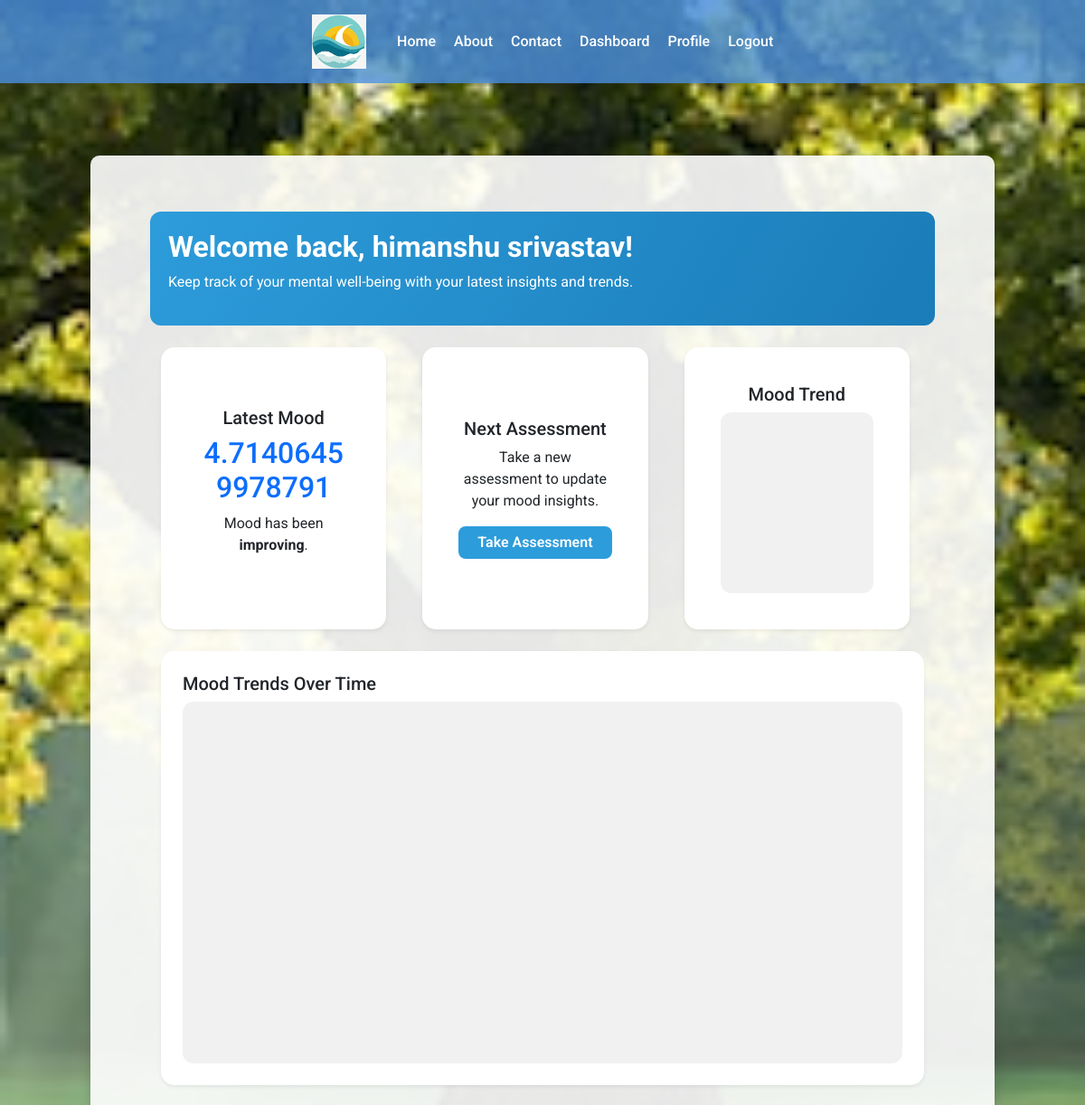
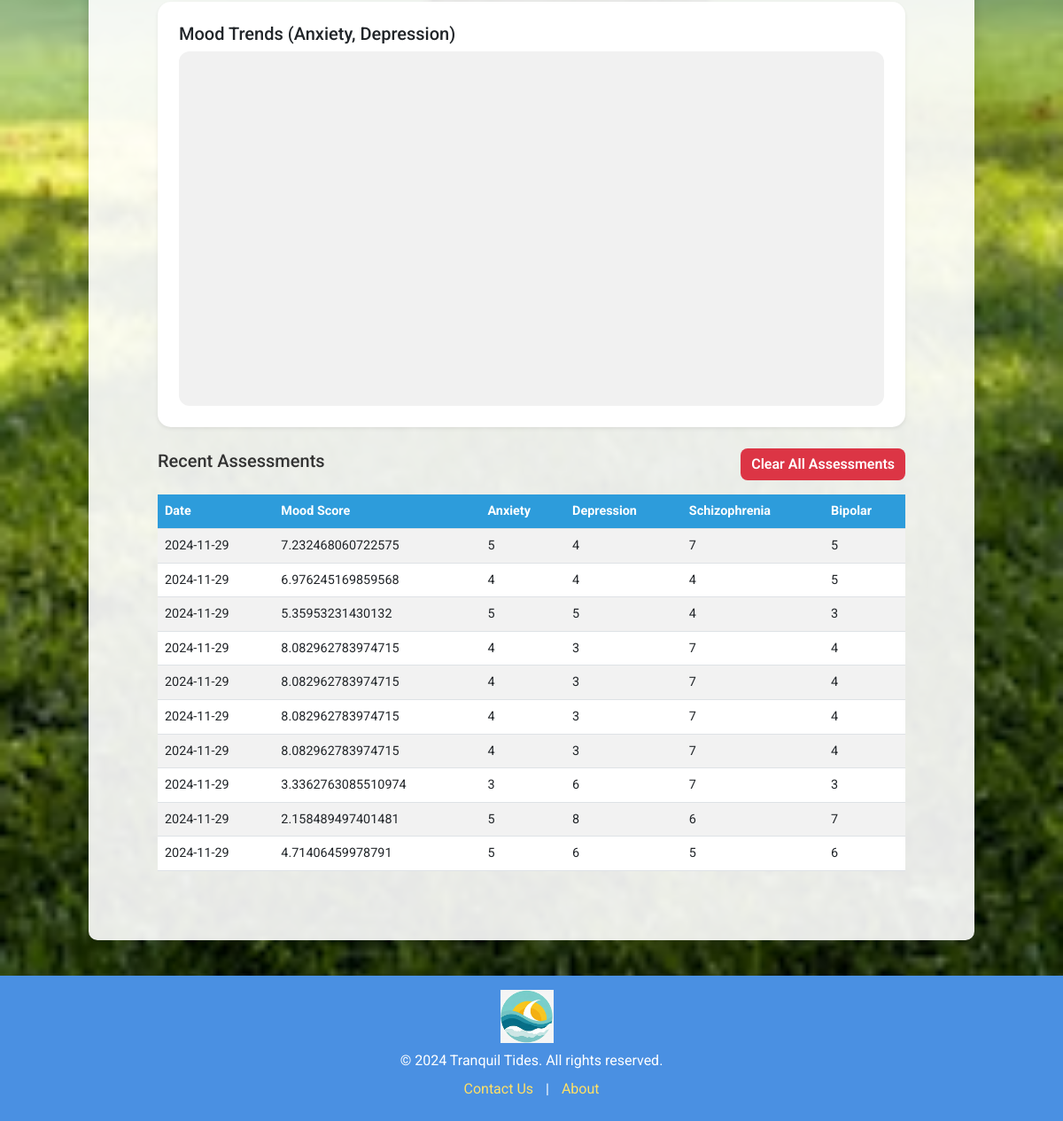
The app's page /dashboard (signed in) with its own data (2 pictures, top to bottom).
### models.py (models this page shows, shortened)
class UserModel(UserMixin, db.Model):
    __tablename__ = "users"
    id = db.Column(db.Integer, primary_key=True)
    email = db.Column(db.String(100), unique=True, nullable=False)
    username = db.Column(db.String(100), unique=True, nullable=False)
    password_hash = db.Column(db.String(250), nullable=False)
    profile_picture = db.Column(db.String(150), nullable=True)

class Assessments(db.Model):
    __tablename__ = "assessments"
    id = db.Column(db.Integer, primary_key=True)
    anxiety = db.Column(db.Integer, nullable=False)
    depression = db.Column(db.Integer, nullable=False)
    schizophrenia = db.Column(db.Integer, nullable=False)
    bipolar = db.Column(db.Integer, nullable=False)
    mood_score = db.Column(db.Float, nullable=False)
    date_created = db.Column(db.DateTime, default=datetime.utcnow)
    user_id = db.Column(db.Integer, db.ForeignKey("users.id"), nullable=False)
    user = db.relationship("UserModel", backref="assessments")

### routes.py (the view)
@app.route("/dashboard", methods=["GET"])
@login_required
def dashboard():
    try:
        assessments = Assessments.query.filter_by(user_id=current_user.id).all()
        mood_data = [assessment.mood_score for assessment in assessments]
        anxiety_data = [assessment.anxiety for assessment in assessments]
        depression_data = [assessment.depression for assessment in assessments]
        dates = [
            assessment.date_created.strftime("%Y-%m-%d") for assessment in assessments
        ]
        trend = "No Data Available"
        if len(mood_data) > 1:
            trend = "improving" if mood_data[-1] > mood_data[-2] else "declining"
        elif len(mood_data) == 1:
            trend = "stable"
        latest_mood = mood_data[-1] if mood_data else "No Data"
        return render_template(
            "dashboard.html",
            user=current_user.username,
            assessments=assessments,
            mood_data=mood_data,
            anxiety_data=anxiety_data,
            depression_data=depression_data,
            dates=dates,
            latest_mood=latest_mood,
            trend=trend,
        )
    except Exception as e:
        flash(f"Error loading dashboard: {str(e)}", "error")
        return redirect(url_for("index"))

### models.py (called while the page is built)
@login.user_loader
def load_user(user_id):
    return UserModel.query.get(int(user_id))

### templates/dashboard.html (shortened to what this page needs)
{% extends 'base.html' %}
{% block content %}
<div class="container-fluid">
  <div class="row">
    <div class="col-12 mb-4 dashboard-header">
      <h2>Welcome back, {{ user }}!</h2>
      <p>Keep track of your mental well-being with your latest insights and trends.</p>
    </div>
  </div>
  <div class="row">
    <div class="col-lg-4 col-md-6 mb-4">
      <div class="card p-4 shadow-sm">
        <div class="card-body text-center">
          <h5 class="card-title">Latest Mood</h5>
          <h2 class="text-primary">{{ latest_mood }}</h2>
          <p>Mood has been <strong>{{ trend }}</strong>.</p>
        </div>
      </div>
    </div>
    <div class="col-lg-4 col-md-6 mb-4">
      <div class="card p-4 shadow-sm">
        <div class="card-body text-center">
          <h5 class="card-title">Next Assessment</h5>
          <p>Take a new assessment to update your mood insights.</p>
          <a href="{{ url_for('assessment') }}" class="btn btn-primary">Take Assessment</a>
        </div>
      </div>
    </div>
    <div class="col-lg-4 col-md-12 mb-4">
      <div class="card p-4 shadow-sm">
        <div class="card-body">
          <h5 class="card-title">Mood Trend</h5>
          <div id="trendChart" style="width: 100%; height: 200px;"></div>
        </div>
      </div>
    </div>
  </div>
  <div class="row">
    <div class="col-12 mb-4">
      <div class="card shadow-sm p-4">
        <h5>Mood Trends Over Time</h5>
        <div id="mood-trend-chart" style="width: 100%; height: 400px"></div>
      </div>
    </div>
  </div>
  <div class="row">
    <div class="col-12 mb-4">
      <div class="card shadow-sm p-4">
        <h5>Mood Trends (Anxiety, Depression)</h5>
        <div id="negative-mood-chart" style="width: 100%; height: 400px"></div>
      </div>
    </div>
  </div>
  <div class="d-flex justify-content-between align-items-center mb-3">
    <h5>Recent Assessments</h5>
    <form method="POST" action="{{ url_for('clear_assessments') }}">
      <button type="submit" class="btn btn-danger">Clear All Assessments</button>
    </form>
  </div>
  <div class="table-responsive">
    <table class="table table-striped table-hover">
      <thead>
        <tr>
          <th>Date</th>
          <th>Mood Score</th>
          <th>Anxiety</th>
          <th>Depression</th>
          <th>Schizophrenia</th>
          <th>Bipolar</th>
        </tr>
      </thead>
      <tbody>
        {% for assessment in assessments %}
        <tr>
          <td>{{ assessment.date_created.strftime('%Y-%m-%d') }}</td>
          <td>{{ assessment.mood_score }}</td>
          <td>{{ assessment.anxiety }}</td>
          <td>{{ assessment.depression }}</td>
          <td>{{ assessment.schizophrenia }}</td>
          <td>{{ assessment.bipolar }}</td>
        </tr>
        {% endfor %}
      </tbody>
    </table>
  </div>
{% endblock %}

### templates/dashboard.html (style rules this page uses)
.dashboard-header { background: linear-gradient(120deg, #2d9cdb, #1a7cb8); border-radius: 12px; padding: 20px; color: #fff; }
.dashboard-header h2 { font-weight: 700; }
.card { border: none; border-radius: 15px; transition: transform 0.3s ease, box-shadow 0.3s ease; display: flex; flex-direction: column; height: 100%; justify-content: space-between; }
.card-body { display: flex; flex-direction: column; justify-content: center; text-align: center; flex: 1; }
.btn-primary { background-color: #2d9cdb; border: none; border-radius: 8px; font-weight: 600; }
#trendChart, #mood-trend-chart, #negative-mood-chart { background-color: #f1f1f1; border-radius: 12px; }
.table { font-size: 0.9rem; }
.table thead th { background-color: #2d9cdb; color: white; }
.container-fluid { padding: 2rem 3rem; }
.btn-danger { background-color: #dc3545; border: none; border-radius: 8px; font-weight: 600; }
.row { display: flex; flex-wrap: wrap; gap: 1rem; }
.col-lg-4, .col-md-6 { flex: 1 1 calc(33.33% - 1rem); max-width: calc(33.33% - 1rem); }

### records on screen
UserModel: username "himanshu srivastav"
Assessments: mood_score "4.71406459978791", date_created "2024-11-29", anxiety "5", depression "6", schizophrenia "5", bipolar "6"
Assessments: date_created "2024-11-29", mood_score "7.232468060722575", anxiety "5", depression "4", schizophrenia "7", bipolar "5"
Assessments: date_created "2024-11-29", mood_score "6.976245169859568", anxiety "4", depression "4", schizophrenia "4", bipolar "5"
Assessments: date_created "2024-11-29", mood_score "5.35953231430132", anxiety "5", depression "5", schizophrenia "4", bipolar "3"
Assessments: date_created "2024-11-29", mood_score "8.082962783974715", anxiety "4", depression "3", schizophrenia "7", bipolar "4"
Assessments: date_created "2024-11-29", mood_score "8.082962783974715", anxiety "4", depression "3", schizophrenia "7", bipolar "4"
Assessments: date_created "2024-11-29", mood_score "8.082962783974715", anxiety "4", depression "3", schizophrenia "7", bipolar "4"
Assessments: date_created "2024-11-29", mood_score "8.082962783974715", anxiety "4", depression "3", schizophrenia "7", bipolar "4"
Assessments: date_created "2024-11-29", mood_score "3.3362763085510974", anxiety "3", depression "6", schizophrenia "7", bipolar "3"
Assessments: date_created "2024-11-29", mood_score "2.158489497401481", anxiety "5", depression "8", schizophrenia "6", bipolar "7"

### other values on screen
{{ trend }} "improving"
